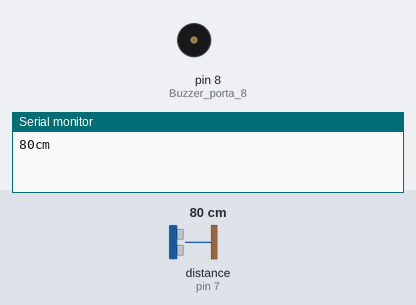
Recording of a sketch running on a simulated Arduino Uno, built with avr-gcc and run on an emulated ATmega328P. Shown: buzzer (waves = sounding), the last lines printed to the serial monitor. Wiring (inferred from the names in the program): ultrasonic range finder: trigger pin 6; echo pin 7. The inputs (shaded band) are chosen by the test bench; at power-on: distance to the obstacle (sensor on pin 7) 80 cm. The echo pulse lasts 58.3 µs per cm.

Above: at 0.05 s.
At 1.2 s:
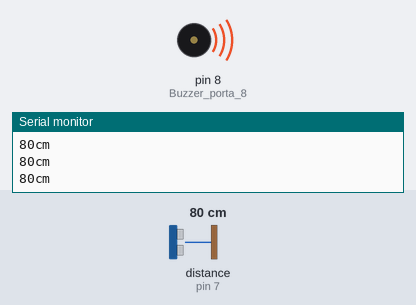
Timing chart, 0 to 0.3 s (numbered marks = the images above; inputs shaded):
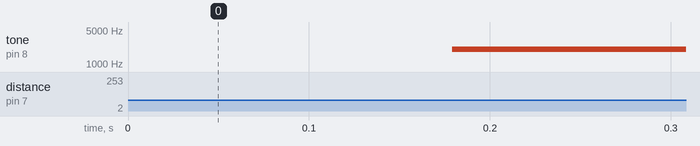

The sketch:

Exemplo27_Alarme_Intruso.ino
```cpp
//Alarme de intruso com sensor de ultrasom
int cm;
int trig = 6;
int echo = 7;
long microseconds;
int temp;
int del = 250;
// Duração do Tom
int lowrange = 2000; // Valor mais baixo da freqencia usada
int highrange = 4000; // Frequencia mais alta
void setup() {
  Serial.begin(9600);
  pinMode(trig, OUTPUT);
  pinMode(echo, INPUT);
  pinMode(8, OUTPUT); // Buzzer porta 8
}
void loop() {
  long duration, cm;
  digitalWrite(trig, LOW);
  delayMicroseconds(2);
  digitalWrite(trig, HIGH);
  delayMicroseconds(10);
  digitalWrite(trig, LOW);
  delayMicroseconds(2);
  duration = pulseIn(echo, HIGH);
  cm = microsecondsToCentimeters(duration);
  Serial.print(cm);
  Serial.print("cm");
  Serial.println();
  delay(100);
  if (cm <= 250){
    alarme();
  } //Objeto a menos de 250cm
  else {
    digitalWrite(8,LOW);
  }
}
long microsecondsToCentimeters(long microseconds) {
  return microseconds / 29 / 2;
}
void alarme() {
  for (int a = lowrange; a<=highrange; a++)
  {
    tone (8, a, del);
  }
  // Redução dos tons
  for (int a = highrange; a>=lowrange; a--)
  {
    tone (8, a, del);
  }
}
```
